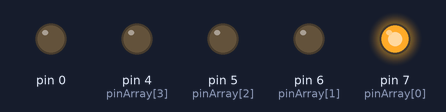
Recording of a sketch running on a simulated Arduino Uno, built with avr-gcc and run on an emulated ATmega328P. Shown: output pins drawn as LEDs (lit = HIGH).

Above: at 0.02 s.
At 0.57 s:
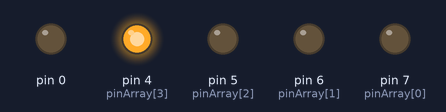
At 1.07 s:
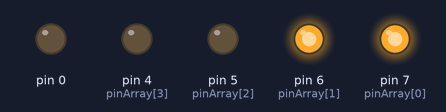
At 1.37 s:
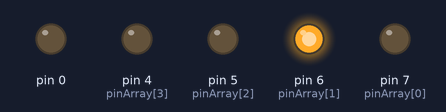
At 2.07 s:
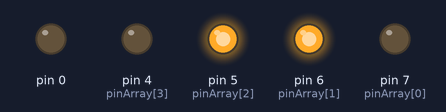
At 2.77 s:
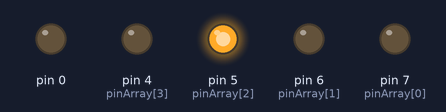
Timing chart, 0 to 3.1 s (numbered marks = the images above):
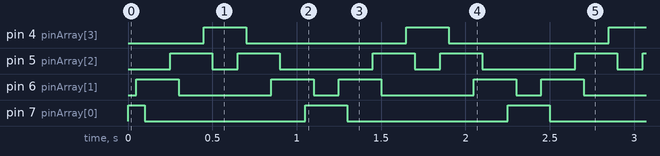

Measured:
- by itself, pin 4 (pinArray[3]): alternates HIGH for 0.25 s and LOW for 0.95 s
- by itself, pin 5 (pinArray[2]): repeats every 1.2 s: LOW 0.15 s, HIGH 0.25 s, LOW 0.55 s, HIGH 0.25 s
- by itself, pin 6 (pinArray[1]): repeats every 1.2 s: LOW 0.55 s, HIGH 0.25 s, LOW 0.15 s, HIGH 0.25 s
- by itself, pin 7 (pinArray[0]): repeats every 1.2 s: LOW 0.95 s, HIGH 0.25 s

The sketch:

relay_module_4.ino
```cpp
int pinArray[] = {7,6,5,4};
int count = 0;
int timer = 50;

void setup(){
for (count=0;count<7;count++) {
pinMode(pinArray[count], OUTPUT);
}
}

void loop() {
for (count=0;count<3;count++) {
digitalWrite(pinArray[count], HIGH);
delay(timer);
digitalWrite(pinArray[count + 1], HIGH);
delay(timer);
digitalWrite(pinArray[count], LOW);
delay(timer*2);
}
for (count=3;count>0;count--) {
digitalWrite(pinArray[count], HIGH);
delay(timer);
digitalWrite(pinArray[count - 1], HIGH);
delay(timer);
digitalWrite(pinArray[count], LOW);
delay(timer*2);
}
}
```
